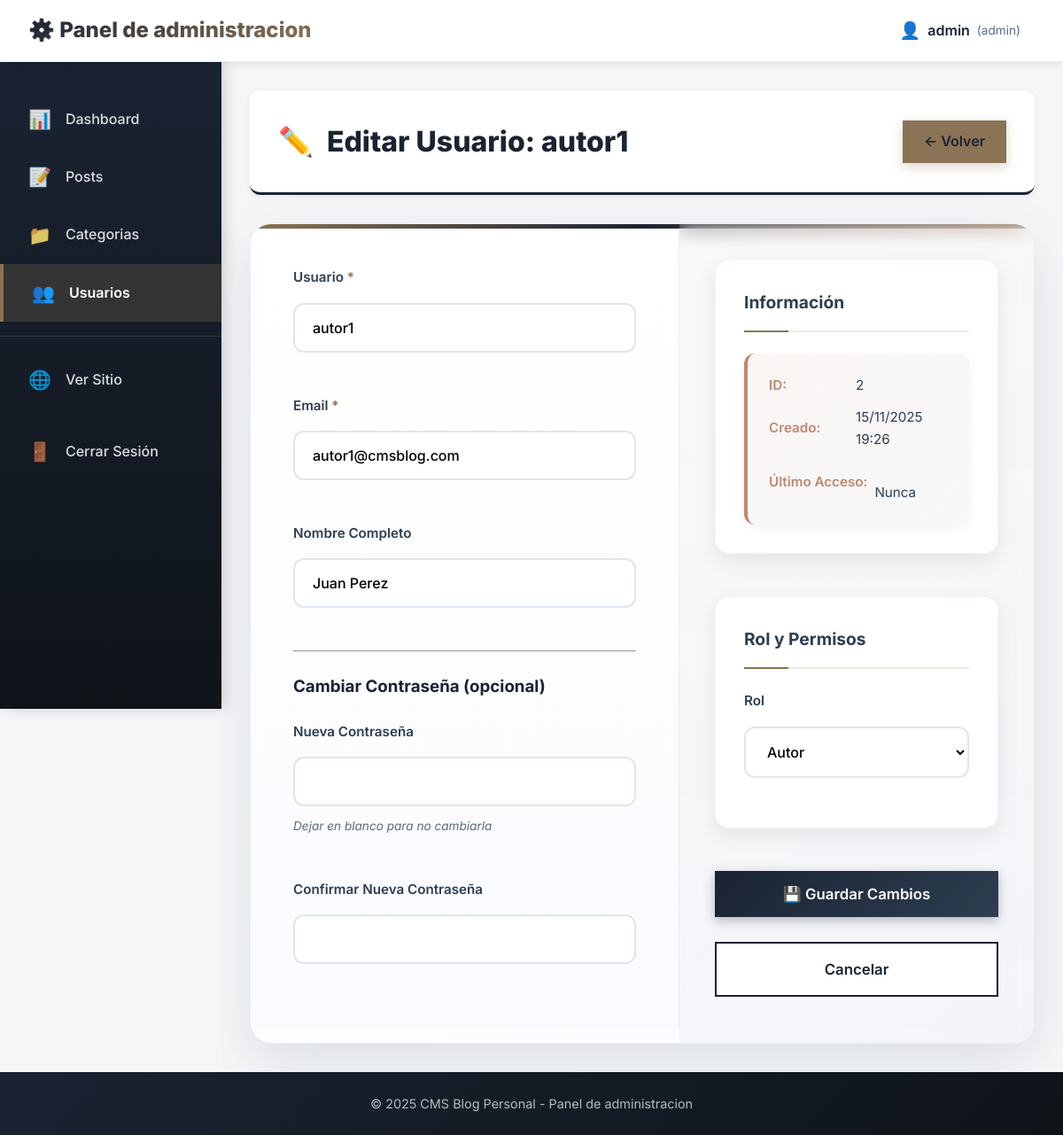
Page /public/admin/users/edit.php?id=2 (signed in) on the committed database.
### tables this page shows
CREATE TABLE `users` (
  `id` int(11) NOT NULL AUTO_INCREMENT,
  `username` varchar(50) NOT NULL,
  `email` varchar(100) NOT NULL,
  `password` varchar(255) NOT NULL,
  `full_name` varchar(100) DEFAULT NULL,
  `avatar` varchar(255) DEFAULT NULL,
  `role` enum('admin','author','user') DEFAULT 'user',
  `created_at` timestamp NOT NULL DEFAULT current_timestamp(),
  `updated_at` timestamp NOT NULL DEFAULT current_timestamp() ON UPDATE current_timestamp(),
  `last_login` timestamp NULL DEFAULT NULL,
  `active` tinyint(1) DEFAULT 1,
  PRIMARY KEY (`id`),
  UNIQUE KEY `username` (`username`),
  UNIQUE KEY `email` (`email`),
  KEY `idx_username` (`username`),
  KEY `idx_email` (`email`)
);

### app/Models/Database.php (called while the page is built, shortened)
<?php
class Database {
    private static $instance = null;
    private $connection;
    private function __construct() {
        try {
            $host = DB_HOST;
            $port = defined('DB_PORT') ? DB_PORT : '3306';
            $dbname = DB_NAME;
            $username = DB_USER;
            $password = DB_PASS;
            $charset = defined('DB_CHARSET') ? DB_CHARSET : 'utf8mb4';
            $dsn = "mysql:host=$host;port=$port;dbname=$dbname;charset=$charset";
            $options = [
                PDO::ATTR_ERRMODE            => PDO::ERRMODE_EXCEPTION,
                PDO::ATTR_DEFAULT_FETCH_MODE => PDO::FETCH_ASSOC,
                PDO::ATTR_EMULATE_PREPARES   => false,
                PDO::ATTR_TIMEOUT            => 5,
            ];
            $this->connection = new PDO($dsn, $username, $password, $options);
        } catch (PDOException $e) {
            $errorMsg = "Error de conexión a la base de datos: " . $e->getMessage();
            $errorMsg .= "\n\nPor favor verifica que:";
            $errorMsg .= "\n1. El servidor MySQL/MariaDB esté activo (XAMPP, WAMP, etc.)";
            $errorMsg .= "\n2. Las credenciales en config/config.php sean correctas";
            $errorMsg .= "\n3. La base de datos 'cms_blog' exista";
            $errorMsg .= "\n4. El puerto sea el correcto (usualmente 3306)";
            die("<pre style='background:#ff4444;color:white;padding:20px;border-radius:8px;'>$errorMsg</pre>");
        }
    }
    public static function getInstance() {
        if (self::$instance === null) {
            self::$instance = new self();
        }
        return self::$instance;
    }
    public function getConnection() {
        return $this->connection;
    }
}

### app/Models/User.php (called while the page is built, shortened)
<?php
class User {
    private $db;
    public function __construct() {
        $this->db = Database::getInstance()->getConnection();
    }
    public function getUserById($id) {
        $sql = "SELECT id, username, email, full_name, avatar, role, created_at, last_login, active
                FROM users WHERE id = :id LIMIT 1";
        $stmt = $this->db->prepare($sql);
        $stmt->bindValue(':id', $id, PDO::PARAM_INT);
        $stmt->execute();
        return $stmt->fetch();
    }
}

### public/admin/users/edit.php (the view, shortened to what this page needs)
<?php
$userModel = new User();
$userId = $_GET['id'] ?? null;
$user = $userModel->getUserById($userId);
include '../../../app/Views/admin/header.php';
?>
<div class="admin-page">
    <div class="page-header">
        <h1>✏️ Editar Usuario: <?= htmlspecialchars($user['username']) ?></h1>
        <a href="index.php" class="btn btn-secondary">← Volver</a>
    </div>
    <form method="POST" class="admin-form">
        <div class="form-grid">
            <div class="form-main">
                <div class="form-group">
                    <label for="username" class="form-label required">Usuario</label>
                    <input type="text" id="username" name="username" class="form-control" required
                           value="<?= htmlspecialchars($user['username']) ?>"
                           pattern="[a-zA-Z0-9_]+" title="Solo letras, números y guiones bajos">
                </div>
                <div class="form-group">
                    <label for="email" class="form-label required">Email</label>
                    <input type="email" id="email" name="email" class="form-control" required
                           value="<?= htmlspecialchars($user['email']) ?>">
                </div>
                <div class="form-group">
                    <label for="full_name" class="form-label">Nombre Completo</label>
                    <input type="text" id="full_name" name="full_name" class="form-control"
                           value="<?= htmlspecialchars($user['full_name'] ?? '') ?>">
                </div>
                <hr>
                <h3>Cambiar Contraseña (opcional)</h3>
                <div class="form-group">
                    <label for="password" class="form-label">Nueva Contraseña</label>
                    <input type="password" id="password" name="password" class="form-control" minlength="6">
                    <small class="form-help">Dejar en blanco para no cambiarla</small>
                </div>
                <div class="form-group">
                    <label for="password_confirm" class="form-label">Confirmar Nueva Contraseña</label>
                    <input type="password" id="password_confirm" name="password_confirm" class="form-control" minlength="6">
                </div>
            </div>
            <div class="form-sidebar">
                <div class="sidebar-section">
                    <h3>Información</h3>
                    <div class="info-box">
                        <p><strong>ID:</strong> <?= $user['id'] ?></p>
                        <p><strong>Creado:</strong> <?= date('d/m/Y H:i', strtotime($user['created_at'])) ?></p>
                        <p><strong>Último Acceso:</strong><br>
                            <?= $user['last_login'] ? date('d/m/Y H:i', strtotime($user['last_login'])) : 'Nunca' ?>
                        </p>
                    </div>
                </div>
                <div class="sidebar-section">
                    <h3>Rol y Permisos</h3>
                    <div class="form-group">
                        <label for="role" class="form-label">Rol</label>
                        <select id="role" name="role" class="form-control">
                            <option value="author" <?= $user['role'] === 'author' ? 'selected' : '' ?>>Autor</option>
                        </select>
                    </div>
                </div>
                <div class="form-actions-sticky">
                    <button type="submit" class="btn btn-primary btn-block">
                        💾 Guardar Cambios
                    </button>
                    <a href="index.php" class="btn btn-outline btn-block">
                        Cancelar
                    </a>
                </div>
            </div>
        </div>
    </form>
</div>
<?php include '../../../app/Views/admin/footer.php'; ?>

### public/css/style-clean.css (style rules this page uses)
* { margin: 0; padding: 0; box-sizing: border-box; }
:root { --primary-color: #2c3e50; --primary-dark: #1a252f; --primary-light: #34495e; --accent-color: #c0876f; --text-primary: #2c3e50; --text-secondary: #7f8c8d; --text-light: #95a5a6; --bg-main: #f5f6f7; --font-primary: 'Inter', -apple-system, BlinkMacSystemFont, 'Segoe UI', sans-serif; --font-heading: 'Playfair Display', Georgia, serif; }
body { font-family: var(--font-primary); background: radial-gradient(circle at 20% 50%, rgba(139, 115, 85, 0.03) 0%, transparent 50%), radial-gradient(circle at 80% 80%, rgba(26, 35, 50, 0.02) 0%, transparent 50%), linear-gradient(135deg, #f5f7fa 0%, #eff2f5 100%); background-attachment: fixed; color: var(--text-primary); line-height: 1.6; min-height: 100vh; }
.btn-primary { display: inline-block; padding: 0.8rem 2rem; background: var(--primary-color); color: white; text-decoration: none; border-radius: 8px; font-weight: 600; transition: all 0.3s ease; }

### public/css/admin.css (style rules this page uses)
:root { --admin-sidebar-width: 250px; --admin-header-height: 70px; --admin-bg: #f5f6f8; --admin-sidebar-bg: #2c3e50; --admin-sidebar-hover: #3d5264; --admin-text-sidebar: #ecf0f1; --admin-card-bg: #ffffff; --admin-border: #e1e4e8; }
.admin-body { background: var(--admin-bg); min-height: 100vh; display: flex; flex-direction: column; }
.admin-page { max-width: 1400px; }
.page-header { display: flex; justify-content: space-between; align-items: center; margin-bottom: 2rem; padding-bottom: 1rem; border-bottom: 3px solid; border-image: var(--gradient-primary) 1; }
.page-header h1 { font-size: 2rem; color: var(--text-primary); }
.btn { display: inline-flex; align-items: center; gap: 0.5rem; padding: 0.7rem 1.5rem; border-radius: var(--radius-md); text-decoration: none; font-weight: 600; transition: all var(--transition-fast); border: none; cursor: pointer; font-family: var(--font-primary); font-size: 1rem; }
.btn-primary { background: linear-gradient(135deg, #2c3e50 0%, #3d5264 100%); color: white; box-shadow: var(--shadow-md); }
.btn-secondary { background: var(--bg-sidebar); color: var(--text-primary); }
.btn-outline { background: white; border: 2px solid var(--primary-color); color: var(--primary-color); }
.btn-block { width: 100%; justify-content: center; }
.admin-form { background: white; border-radius: var(--radius-lg); padding: 2rem; box-shadow: var(--shadow-md); }
.form-grid { display: grid; grid-template-columns: 1fr 350px; gap: 2rem; }
.form-main { display: flex; flex-direction: column; gap: 1.5rem; }
.form-sidebar { display: flex; flex-direction: column; gap: 1.5rem; }
.sidebar-section { background: var(--bg-main); padding: 1.5rem; border-radius: var(--radius-md); }
.sidebar-section h3 { margin-bottom: 1rem; color: var(--text-primary); font-size: 1.1rem; }
.form-group { display: flex; flex-direction: column; gap: 0.5rem; }
.form-label { font-weight: 600; color: var(--text-primary); font-size: 0.95rem; }
.form-label.required::after { content: ' *'; color: #e74c3c; }
.form-control { padding: 1rem 1.2rem; border: 2px solid #dfe3e8; border-radius: 10px; font-family: var(--font-primary); font-size: 1.05rem; transition: all 0.3s ease; background: linear-gradient(135deg, #ffffff 0%, #f8f9ff 100%); font-weight: 500; }
.form-help { color: var(--text-secondary); font-size: 0.85rem; }
.form-actions-sticky { position: sticky; top: calc(var(--admin-header-height) + 1rem); display: flex; flex-direction: column; gap: 1rem; }
.info-box { background: white; padding: 1rem; border-radius: var(--radius-md); font-size: 0.9rem; }
.info-box p { margin-bottom: 0.5rem; }
.admin-form { animation: fadeIn 0.3s ease; }
.form-grid { display: grid; grid-template-columns: 1fr 380px; gap: 2.5rem; align-items: start; }
.sidebar-section { background: linear-gradient(135deg, #f8f9ff 0%, #ffffff 100%); padding: 1.8rem; border-radius: 12px; border: 1px solid rgba(99, 102, 241, 0.1); box-shadow: 0 2px 8px rgba(0,0,0,0.05); transition: all 0.3s ease; }
.sidebar-section h3 { font-size: 1.2rem; font-weight: 700; color: #2c3e50; margin-bottom: 1.2rem; padding-bottom: 0.8rem; border-bottom: 2px solid rgba(99, 102, 241, 0.2); }
.info-box { background: white; padding: 1.2rem; border-radius: 8px; font-size: 0.9rem; border-left: 4px solid var(--primary-color); }
.info-box p { margin-bottom: 0.7rem; line-height: 1.6; }
.info-box strong { color: var(--primary-color); font-weight: 600; }
.form-actions-sticky button, .form-actions-sticky a { padding: 1rem; font-weight: 600; font-size: 1.05rem; transition: all 0.3s ease; }

### rows in the picture
users: username "autor1", email "autor1@cmsblog.com", full_name "Juan Perez", id "2", created_at "15/11/2025 19:26", role "Autor"

### other values in the picture
$currentUser['username'] "admin"
$currentUser['role'] "admin"
SITE_NAME "CMS Blog Personal"
